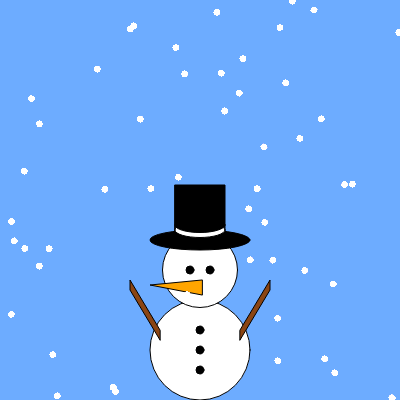
Frame 1 (no input)
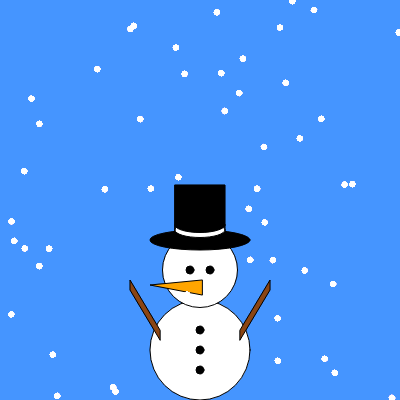
Frame 60 (no input)
Frame 120 (the mouse pressed at the canvas centre since frame 60): identical to frame 60, image omitted

The p5.js sketch that drew these frames (run headless with seeded random() and noise() and a simulated clock; from frame 60 on, the mouse is pressed at the canvas centre):

// p5.js sketch
// ── sketch.js
var xPos = [];
var yPos = [];

function setup() {
  createCanvas(400, 400);

  for(var i = 0; i < 50; i++){
    xPos.push(random(400));
    yPos.push(random(400));
  }
}

function draw() {
  background(70, 150, 255, 200);
  snowman();
  snowflake();
}

function snowman(){
  stroke(0, 0, 0);
  fill(255, 255, 255);
  circle(200, 350, 100);
  circle(200, 270, 75);

  fill(0, 0, 0);
  circle(190, 270, 8);
  circle(210, 270, 8);

  fill(255, 165, 0);
  triangle(202, 280, 150, 285, 202, 295);

  fill(0);
  ellipse(200, 240, 100, 20);
  rect(175, 185, 50, 50);

  fill(255, 255, 255);
  ellipse(200, 230, 50, 15);
  
  fill(0, 0, 0);
  ellipse(200, 225, 50, 15);

  fill(0, 0, 0);
  circle(200, 350, 8);
  circle(200, 330, 8);
  circle(200, 370, 8);

  fill(139, 69, 19);
  
  quad(160, 340, 130, 290, 130, 280, 160, 330);
  quad(240, 340, 270, 290, 270, 280, 240, 330);
}

function snowflake() {
  fill(255, 255, 255);
  stroke(255, 255, 255);
  for (var i = 0; i < 100; i++){
    for (var j = 0; j < xPos.length; j++){
      ellipse(xPos[j], yPos[j], 5, 5);
    }
  }
}
